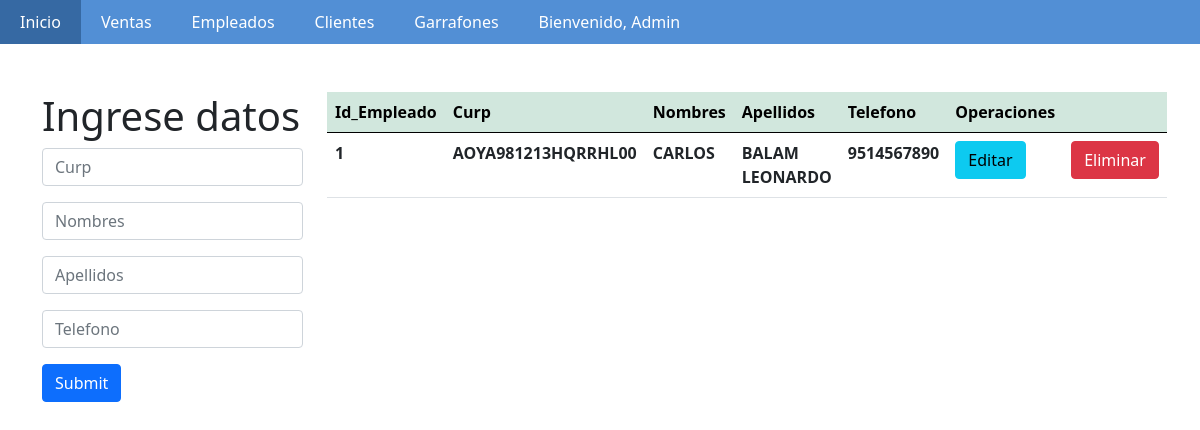
The page /empleado/empleado.php (signed in) on the database its author committed.
### tables this page shows
CREATE TABLE `empleado` (
  `Id_Empleado` int(11) NOT NULL,
  `curp` varchar(18) NOT NULL,
  `nombres` varchar(50) NOT NULL,
  `apellidos` varchar(50) NOT NULL,
  `Telefono` varchar(10) NOT NULL
);

### empleado/empleado.php (the view, shortened to what this page needs)
<?php
    $con=conectar();
    $sql="SELECT *  FROM empleado";
    $query=mysqli_query($con,$sql);
?>
<!DOCTYPE html>
<html lang="en">
    <head>
        <link href="../style_m.css" rel="stylesheet">
        <link href="https://cdn.jsdelivr.net/npm/bootstrap@5.0.0-beta1/dist/css/bootstrap.min.css" rel="stylesheet">
    </head>
    <body>
    <nav>
			<ul>
			<li><a href="../menu.php">Inicio</a></li>
      <li><a href="../venta/venta.php">Ventas</a></li>
				<li><a href="empleado.php">Empleados</a></li>
				<li><a href="../cliente/cliente.php">Clientes</a></li>
				<li><a href="../garrafon/garrafon.php">Garrafones</a></li>
				<li><a href="#">Bienvenido, <?php echo $_SESSION['nombre']; ?></a>
            </li>
			</ul>
		</nav>
            <div class="container mt-5">
                    <div class="row">
                        <div class="col-md-3">
                            <h1>Ingrese datos</h1>
                                <form action="insertar.php" method="POST">
                                    <input type="text" class="form-control mb-3" name="curp" placeholder="Curp">
                                    <input type="text" class="form-control mb-3" name="nombres" placeholder="Nombres">
                                    <input type="text" class="form-control mb-3" name="apellidos" placeholder="Apellidos">
                                    <input type="text" class="form-control mb-3" name="Telefono" placeholder="Telefono">
                                    <input type="submit" class="btn btn-primary">
                                </form>
                        </div>
                        <div class="col-md-8">
                            <table class="table" >
                                <thead class="table-success table-striped" >
                                    <tr>
                                        <th>Id_Empleado</th>
                                        <th>Curp</th>
                                        <th>Nombres</th>
                                        <th>Apellidos</th>
                                        <th>Telefono</th>
                                        <th>Operaciones</th>
                                        <th></th>
                                    </tr>
                                </thead>
                                <tbody>
                                        <?php
                                            while($row=mysqli_fetch_array($query)){
                                        ?>
                                            <tr>
                                                <th><?php  echo $row['Id_Empleado']?></th>
                                                <th><?php  echo $row['curp']?></th>
                                                <th><?php  echo $row['nombres']?></th>
                                                <th><?php  echo $row['apellidos']?></th>
                                                <th><?php  echo $row['Telefono']?></th>
                                                <th><a href="actualizar.php?id=<?php echo $row['Id_Empleado'] ?>" class="btn btn-info">Editar</a></th>
                                                <th><a href="delete.php?id=<?php echo $row['Id_Empleado'] ?>" class="btn btn-danger">Eliminar</a></th>
                                            </tr>
                                        <?php
                                            }
                                        ?>
                                </tbody>
                            </table>
                        </div>
                    </div>
            </div>
    </body>
</html>

### style_m.css (style rules this page uses)
body { background-image: url("img/agua.jpg"); background-repeat:no-repeat; margin-top: auto; }
nav { background:#528fd5; position: relative; }
nav ul { list-style:none; padding:0; margin:0; overflow:hidden; }
nav > ul > li { float:left; }
nav ul li a { text-decoration:none; color:#fff; display:block; padding:10px 20px; }

### rows shown on the page
empleado: Id_Empleado "1", curp "AOYA981213HQRRHL00", nombres "CARLOS", apellidos "BALAM LEONARDO", Telefono "9514567890"

### other values the page prints
$_SESSION['nombre'] "Admin"
